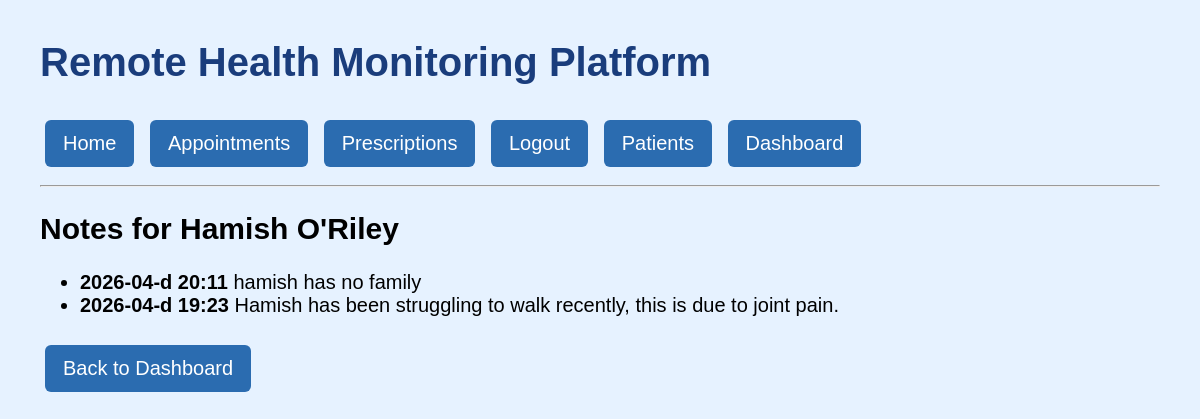
/doctor/patient/3/notes (signed in), run on the app's committed database.
### app/models.py (models this page shows, shortened)
class User(db.Model):
    id = db.Column(db.Integer, primary_key=True)
    first_name = db.Column(db.String(100), nullable=False)
    last_name = db.Column(db.String(100), nullable=False)
    email = db.Column(db.String(150), unique=True, nullable=False)
    role = db.Column(db.String(20), nullable=False)
    password = db.Column(db.String(200), nullable=False)
    linked_patient_id = db.Column(db.Integer, db.ForeignKey('user.id'))
    @property
    def full_name(self):
        return f"{self.first_name} {self.last_name}"

class Note(db.Model):
    id = db.Column(db.Integer, primary_key=True)
    patient_id = db.Column(db.Integer, db.ForeignKey("user.id"), nullable=False)
    author_id = db.Column(db.Integer, db.ForeignKey("user.id"), nullable=False)
    content = db.Column(db.Text, nullable=False)
    note_type = db.Column(db.String(20), nullable=False)
    created_at = db.Column(db.DateTime, default=datetime.utcnow)

### app/routes.py (the view)
@app.route("/doctor/patient/<int:patient_id>/notes")
def view_patient_notes(patient_id):
    if session.get("role") != "doctor":
        return redirect(url_for("login"))
    patient = User.query.get_or_404(patient_id)
    notes = Note.query.filter_by(patient_id=patient_id).order_by(Note.created_at.desc()).all()
    return render_template("doctor_patient_notes.html", patient=patient, notes=notes)

### app/templates/doctor_patient_notes.html
{% extends "base.html" %}
{% block content %}
<h2>Notes for {{patient.full_name}}</h2>
<ul>
    {% for note in notes %}
        <li>
            <strong>{{note.created_at.strftime("%Y-%m-d %H:%M") }}</strong>
            {{note.content}}
        </li>
    {% else %}
        <p>Not notes available for this patient.</p>
    {% endfor %}
</ul>
<a href="{{url_for('doctor_dashboard')}}">Back to Dashboard</a>
{% endblock %}

### app/templates/base.html (style rules this page uses)
body { font-family: Arial, sans-serif; font-size: 20px; background-color: #e6f2ff; margin: 40px; }
a { display:inline-block; background-color:#2b6cb0; color:white; padding:12px 18px; margin:8px 5px; text-decoration:none; border-radius:6px; }

### data on the page
User: full_name "Hamish O'Riley"
Note: created_at "2026-04-d 20:11", content "hamish has no family"
Note: created_at "2026-04-d 19:23", content "Hamish has been struggling to walk recently, this is due to joint pain."
